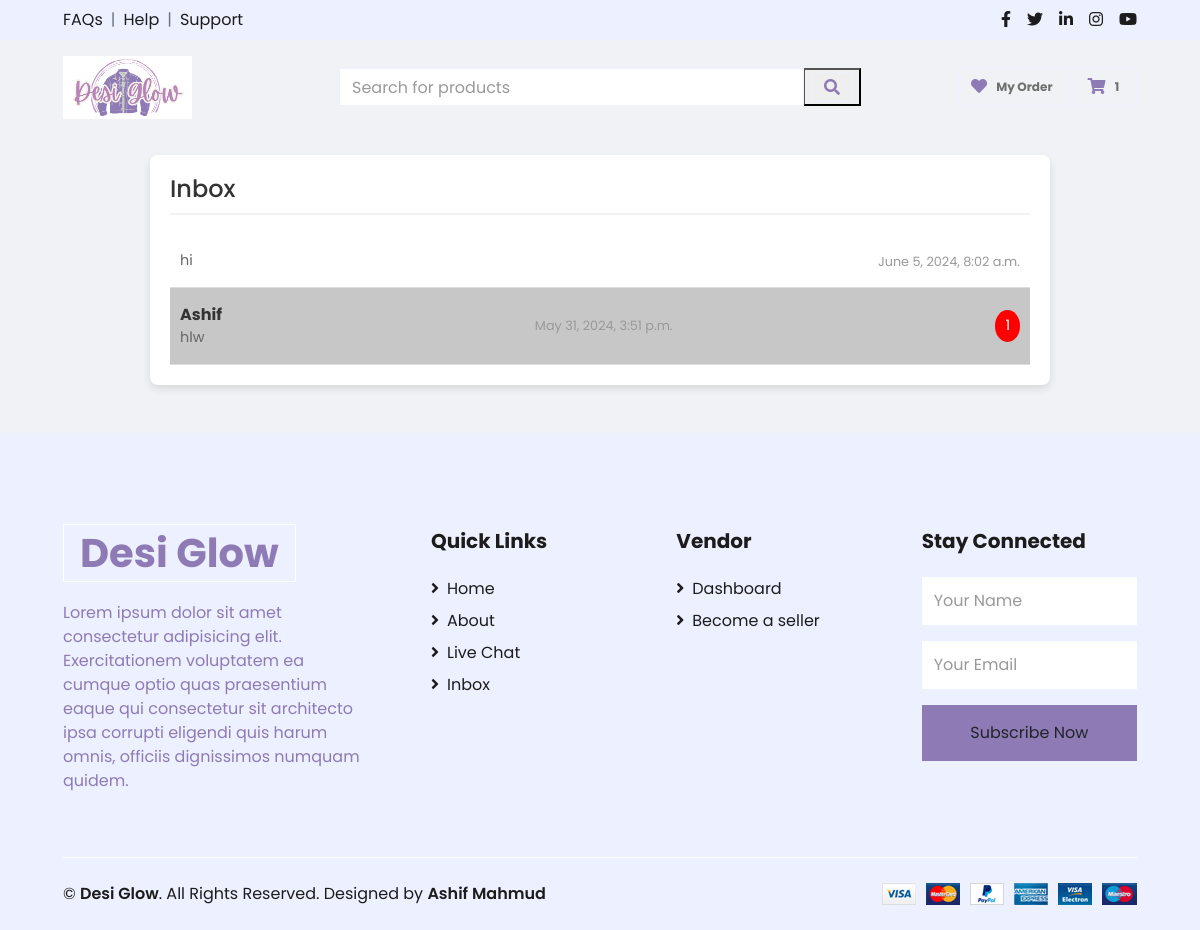
The app's page /inbox/ (signed in) with its own data.
### home/models.py (models this page shows, shortened)
class Chat(models.Model):
    user1 = models.ForeignKey(User, related_name='chats_user1', on_delete=models.CASCADE)
    user2 = models.ForeignKey(User, related_name='chats_user2', on_delete=models.CASCADE)

class Message(models.Model):
    sender = models.ForeignKey(User, related_name='sent_messages', on_delete=models.CASCADE)
    receiver = models.ForeignKey(User, related_name='received_messages', on_delete=models.CASCADE)
    content = models.TextField()
    timestamp = models.DateTimeField(auto_now_add=True)
    seen = models.BooleanField(default=False)
    chat = models.ForeignKey(Chat, related_name='messages', on_delete=models.CASCADE, blank=True, null=True)
    profile_id = models.IntegerField(blank=True, null=True)

### home/views.py (the view)
# urls.py: path('inbox/', inbox, name='inbox'),
@login_required
def inbox(request):
    profile = request.user
    chats = Chat.objects.filter(Q(user1=profile) | Q(user2=profile)).annotate(last_message_time=Max('messages__timestamp')).order_by('-last_message_time')
    return render(request, 'inbox.html', {'chats': chats, 'profile': profile})

### home/context_processors.py (called while the page is built)
def custom_context(request):
    if request.user.is_authenticated:
        product_count = Cart.objects.filter(username=request.user).count()
    else:
        product_count = 0  # Set a default value if the user is not authenticated
    return {'product_count': product_count}

### home/templatetags/chat_tags.py (called while the page is built)
@register.simple_tag
def unseen_messages_count(chat, profile):
    return Message.objects.filter(chat=chat, receiver=profile, seen=False).count()

### templates/inbox.html (shortened to what this page needs)
{% extends 'main.html' %}
{% load static %}
{% load chat_tags %}
{% block content %}
<div class="inbox-container">
    <div class="inbox-header">
        <h1>Inbox</h1>
    </div>
    <ul class="chat-list">
        {% for chat in chats %}
        {% with last_message=chat.messages.last %}
        <li class="{% if last_message and last_message.receiver == profile and not last_message.seen %}chat-unseen{% else %}chat-seen{% endif %}">
            <a href="{% url 'chat_view' chat.id %}">
                <div class="chat-info">
                    <span class="chat-name">
                        {% if chat.user1 == profile %}
                            {{ chat.user2.first_name }}
                        {% else %}
                            {{ chat.user1.first_name }}
                        {% endif %}
                    </span>
                    <span class="chat-last-message">
                        {% if last_message %}
                            {{ last_message.content|truncatechars:30 }}
                        {% else %}
                            No messages yet.
                        {% endif %}
                    </span>
                </div>
                <div class="chat-time">
                    {% if last_message %}
                        {{ last_message.timestamp }}
                    {% endif %}
                </div>
                {% unseen_messages_count chat profile as unseen_count %}
                {% if unseen_count > 0 %}
                <span class="unseen-count">{{ unseen_count }}</span>
                {% endif %}
            </a>
        </li>
        {% endwith %}
        {% endfor %}
    </ul>
</div>
{% endblock %}

### templates/inbox.html (style rules this page uses)
body { background-color: #f0f2f5; }
.inbox-container { max-width: 900px; margin: 20px auto; padding: 20px; background-color: #ffffff; border-radius: 8px; box-shadow: 0 4px 8px rgba(0, 0, 0, 0.1); }
.inbox-header { display: flex; justify-content: space-between; align-items: center; border-bottom: 2px solid #f0f2f5; padding-bottom: 10px; margin-bottom: 20px; }
.inbox-header h1 { font-size: 1.5em; color: #333; margin: 0; }
.chat-list { list-style: none; padding: 0; margin: 0; }
.chat-list li { display: flex; justify-content: space-between; align-items: center; padding: 15px 10px; border-bottom: 1px solid #ddd; transition: background-color 0.2s; }
.chat-list a { text-decoration: none; color: #333; flex-grow: 1; display: flex; justify-content: space-between; align-items: center; }
.chat-info { display: flex; flex-direction: column; }
.chat-name { font-weight: bold; font-size: 1em; }
.chat-last-message { font-size: 0.9em; color: #666; }
.chat-time { font-size: 0.8em; color: #999; }
.unseen-count { background-color: red; color: white; border-radius: 50%; padding: 5px 10px; font-size: 0.9em; margin-left: 10px; }
.chat-unseen { background-color: rgb(199, 199, 199); }
.chat-seen { background-color: white; }

### records on screen
Chat: messages.last.content "hi", messages.last.timestamp "June 5, 2024, 8:02 a.m."
Chat: user1.first_name "Ashif", messages.last.content "hlw", messages.last.timestamp "May 31, 2024, 3:51 p.m.", unseen_count "1"

### other values on screen
{{ product_count }} "1"
